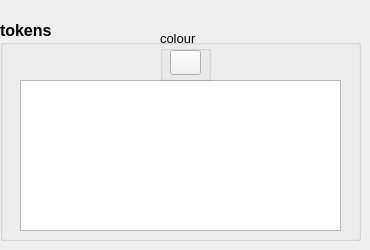
    <widget class="QWidget" name="tokens">
     <widget class="QGroupBox" name="groupTokens">
      <property name="geometry">
       <rect>
        <x>0</x>
        <y>20</y>
        <width>361</width>
        <height>221</height>
       </rect>
      </property>
      <property name="font">
       <font>
        <pointsize>12</pointsize>
        <weight>75</weight>
        <bold>true</bold>
       </font>
      </property>
      <property name="title">
       <string>tokens</string>
      </property>
      <widget class="QListWidget" name="listTokens">
       <property name="geometry">
        <rect>
         <x>20</x>
         <y>60</y>
         <width>321</width>
         <height>151</height>
        </rect>
       </property>
       <property name="font">
        <font>
         <pointsize>10</pointsize>
         <weight>50</weight>
         <bold>false</bold>
        </font>
       </property>
      </widget>
      <widget class="QGroupBox" name="groupBoxTokenColour">
       <property name="geometry">
        <rect>
         <x>160</x>
         <y>10</y>
         <width>51</width>
         <height>51</height>
        </rect>
       </property>
       <property name="palette">
        <palette>
         <active>
          <colorrole role="WindowText">
           <brush brushstyle="SolidPattern">
            <color alpha="255">
             <red>0</red>
             <green>0</green>
             <blue>0</blue>
            </color>
           </brush>
          </colorrole>
          <colorrole role="Button">
           <brush brushstyle="SolidPattern">
            <color alpha="255">
             <red>242</red>
             <green>242</green>
             <blue>242</blue>
            </color>
           </brush>
          </colorrole>
          <colorrole role="Light">
           <brush brushstyle="SolidPattern">
            <color alpha="255">
             <red>255</red>
             <green>255</green>
             <blue>255</blue>
            </color>
           </brush>
          </colorrole>
          <colorrole role="Midlight">
           <brush brushstyle="SolidPattern">
            <color alpha="255">
             <red>248</red>
             <green>248</green>
             <blue>248</blue>
            </color>
           </brush>
          </colorrole>
          <colorrole role="Dark">
           <brush brushstyle="SolidPattern">
            <color alpha="255">
             <red>121</red>
             <green>121</green>
             <blue>121</blue>
            </color>
           </brush>
          </colorrole>
          <colorrole role="Mid">
           <brush brushstyle="SolidPattern">
            <color alpha="255">
             <red>161</red>
             <green>161</green>
             <blue>161</blue>
            </color>
           </brush>
          </colorrole>
          <colorrole role="Text">
           <brush brushstyle="SolidPattern">
            <color alpha="255">
             <red>0</red>
             <green>0</green>
             <blue>0</blue>
            </color>
           </brush>
          </colorrole>
          <colorrole role="BrightText">
           <brush brushstyle="SolidPattern">
            <color alpha="255">
             <red>255</red>
             <green>255</green>
             <blue>255</blue>
            </color>
           </brush>
          </colorrole>
          <colorrole role="ButtonText">
           <brush brushstyle="SolidPattern">
            <color alpha="255">
             <red>0</red>
             <green>0</green>
             <blue>0</blue>
            </color>
           </brush>
          </colorrole>
          <colorrole role="Base">
           <brush brushstyle="SolidPattern">
            <color alpha="255">
             <red>255</red>
             <green>255</green>
             <blue>255</blue>
            </color>
           </brush>
          </colorrole>
          <colorrole role="Window">
           <brush brushstyle="SolidPattern">
            <color alpha="255">
             <red>242</red>
             <green>242</green>
             <blue>242</blue>
            </color>
           </brush>
          </colorrole>
          <colorrole role="Shadow">
           <brush brushstyle="SolidPattern">
            <color alpha="255">
             <red>0</red>
             <green>0</green>
             <blue>0</blue>
            </color>
           </brush>
          </colorrole>
          <colorrole role="AlternateBase">
           <brush brushstyle="SolidPattern">
            <color alpha="255">
             <red>248</red>
             <green>248</green>
             <blue>248</blue>
            </color>
           </brush>
          </colorrole>
          <colorrole role="ToolTipBase">
           <brush brushstyle="SolidPattern">
            <color alpha="255">
             <red>255</red>
             <green>255</green>
             <blue>220</blue>
            </color>
           </brush>
          </colorrole>
          <colorrole role="ToolTipText">
           <brush brushstyle="SolidPattern">
            <color alpha="255">
             <red>0</red>
             <green>0</green>
             <blue>0</blue>
            </color>
           </brush>
          </colorrole>
          <colorrole role="PlaceholderText">
           <brush brushstyle="NoBrush">
            <color alpha="128">
             <red>0</red>
             <green>0</green>
             <blue>0</blue>
            </color>
           </brush>
          </colorrole>
         </active>
         <inactive>
          <colorrole role="WindowText">
           <brush brushstyle="SolidPattern">
            <color alpha="255">
             <red>0</red>
             <green>0</green>
             <blue>0</blue>
            </color>
           </brush>
          </colorrole>
          <colorrole role="Button">
           <brush brushstyle="SolidPattern">
            <color alpha="255">
             <red>242</red>
             <green>242</green>
             <blue>242</blue>
            </color>
           </brush>
          </colorrole>
          <colorrole role="Light">
           <brush brushstyle="SolidPattern">
            <color alpha="255">
             <red>255</red>
             <green>255</green>
             <blue>255</blue>
            </color>
           </brush>
          </colorrole>
          <colorrole role="Midlight">
           <brush brushstyle="SolidPattern">
            <color alpha="255">
             <red>248</red>
             <green>248</green>
             <blue>248</blue>
            </color>
           </brush>
          </colorrole>
          <colorrole role="Dark">
           <brush brushstyle="SolidPattern">
            <color alpha="255">
             <red>121</red>
             <green>121</green>
             <blue>121</blue>
            </color>
           </brush>
          </colorrole>
          <colorrole role="Mid">
           <brush brushstyle="SolidPattern">
            <color alpha="255">
             <red>161</red>
             <green>161</green>
             <blue>161</blue>
            </color>
           </brush>
          </colorrole>
          <colorrole role="Text">
           <brush brushstyle="SolidPattern">
            <color alpha="255">
             <red>0</red>
             <green>0</green>
             <blue>0</blue>
            </color>
           </brush>
          </colorrole>
          <colorrole role="BrightText">
           <brush brushstyle="SolidPattern">
            <color alpha="255">
             <red>255</red>
             <green>255</green>
             <blue>255</blue>
            </color>
           </brush>
          </colorrole>
          <colorrole role="ButtonText">
           <brush brushstyle="SolidPattern">
            <color alpha="255">
             <red>0</red>
             <green>0</green>
             <blue>0</blue>
            </color>
           </brush>
          </colorrole>
          <colorrole role="Base">
           <brush brushstyle="SolidPattern">
            <color alpha="255">
             <red>255</red>
             <green>255</green>
             <blue>255</blue>
            </color>
           </brush>
          </colorrole>
          <colorrole role="Window">
           <brush brushstyle="SolidPattern">
            <color alpha="255">
             <red>242</red>
             <green>242</green>
             <blue>242</blue>
            </color>
           </brush>
          </colorrole>
          <colorrole role="Shadow">
           <brush brushstyle="SolidPattern">
            <color alpha="255">
             <red>0</red>
             <green>0</green>
             <blue>0</blue>
            </color>
           </brush>
          </colorrole>
          <colorrole role="AlternateBase">
           <brush brushstyle="SolidPattern">
            <color alpha="255">
             <red>248</red>
             <green>248</green>
             <blue>248</blue>
            </color>
           </brush>
          </colorrole>
          <colorrole role="ToolTipBase">
           <brush brushstyle="SolidPattern">
            <color alpha="255">
             <red>255</red>
             <green>255</green>
             <blue>220</blue>
            </color>
           </brush>
          </colorrole>
          <colorrole role="ToolTipText">
           <brush brushstyle="SolidPattern">
            <color alpha="255">
             <red>0</red>
             <green>0</green>
             <blue>0</blue>
            </color>
           </brush>
          </colorrole>
          <colorrole role="PlaceholderText">
           <brush brushstyle="NoBrush">
            <color alpha="128">
             <red>0</red>
             <green>0</green>
             <blue>0</blue>
            </color>
           </brush>
          </colorrole>
         </inactive>
         <disabled>
          <colorrole role="WindowText">
           <brush brushstyle="SolidPattern">
            <color alpha="255">
             <red>121</red>
             <green>121</green>
             <blue>121</blue>
            </color>
           </brush>
          </colorrole>
          <colorrole role="Button">
           <brush brushstyle="SolidPattern">
            <color alpha="255">
             <red>242</red>
             <green>242</green>
             <blue>242</blue>
            </color>
           </brush>
          </colorrole>
          <colorrole role="Light">
           <brush brushstyle="SolidPattern">
            <color alpha="255">
             <red>255</red>
             <green>255</green>
             <blue>255</blue>
            </color>
           </brush>
          </colorrole>
          <colorrole role="Midlight">
           <brush brushstyle="SolidPattern">
            <color alpha="255">
             <red>248</red>
             <green>248</green>
             <blue>248</blue>
            </color>
           </brush>
          </colorrole>
          <colorrole role="Dark">
           <brush brushstyle="SolidPattern">
            <color alpha="255">
             <red>121</red>
             <green>121</green>
             <blue>121</blue>
            </color>
           </brush>
          </colorrole>
          <colorrole role="Mid">
           <brush brushstyle="SolidPattern">
            <color alpha="255">
             <red>161</red>
             <green>161</green>
             <blue>161</blue>
            </color>
           </brush>
          </colorrole>
          <colorrole role="Text">
           <brush brushstyle="SolidPattern">
            <color alpha="255">
             <red>121</red>
             <green>121</green>
             <blue>121</blue>
            </color>
           </brush>
          </colorrole>
          <colorrole role="BrightText">
           <brush brushstyle="SolidPattern">
            <color alpha="255">
             <red>255</red>
             <green>255</green>
             <blue>255</blue>
            </color>
           </brush>
          </colorrole>
          <colorrole role="ButtonText">
           <brush brushstyle="SolidPattern">
            <color alpha="255">
             <red>121</red>
             <green>121</green>
             <blue>121</blue>
            </color>
           </brush>
          </colorrole>
          <colorrole role="Base">
           <brush brushstyle="SolidPattern">
            <color alpha="255">
             <red>242</red>
             <green>242</green>
             <blue>242</blue>
            </color>
           </brush>
          </colorrole>
          <colorrole role="Window">
           <brush brushstyle="SolidPattern">
            <color alpha="255">
             <red>242</red>
             <green>242</green>
             <blue>242</blue>
            </color>
           </brush>
          </colorrole>
          <colorrole role="Shadow">
           <brush brushstyle="SolidPattern">
            <color alpha="255">
             <red>0</red>
             <green>0</green>
             <blue>0</blue>
            </color>
           </brush>
          </colorrole>
          <colorrole role="AlternateBase">
           <brush brushstyle="SolidPattern">
            <color alpha="255">
             <red>242</red>
             <green>242</green>
             <blue>242</blue>
            </color>
           </brush>
          </colorrole>
          <colorrole role="ToolTipBase">
           <brush brushstyle="SolidPattern">
            <color alpha="255">
             <red>255</red>
             <green>255</green>
             <blue>220</blue>
            </color>
           </brush>
          </colorrole>
          <colorrole role="ToolTipText">
           <brush brushstyle="SolidPattern">
            <color alpha="255">
             <red>0</red>
             <green>0</green>
             <blue>0</blue>
            </color>
           </brush>
          </colorrole>
          <colorrole role="PlaceholderText">
           <brush brushstyle="NoBrush">
            <color alpha="128">
             <red>0</red>
             <green>0</green>
             <blue>0</blue>
            </color>
           </brush>
          </colorrole>
         </disabled>
        </palette>
       </property>
       <property name="font">
        <font>
         <pointsize>10</pointsize>
         <weight>50</weight>
         <bold>false</bold>
        </font>
       </property>
       <property name="title">
        <string>colour</string>
       </property>
       <widget class="QToolButton" name="toolTokenColour">
        <property name="geometry">
         <rect>
          <x>10</x>
          <y>20</y>
          <width>31</width>
          <height>25</height>
         </rect>
        </property>
        <property name="font">
         <font>
          <pointsize>10</pointsize>
          <weight>50</weight>
          <bold>false</bold>
         </font>
        </property>
        <property name="text">
         <string/>
        </property>
        <property name="autoRaise">
         <bool>false</bool>
        </property>
       </widget>
      </widget>
     </widget>
    </widget>
